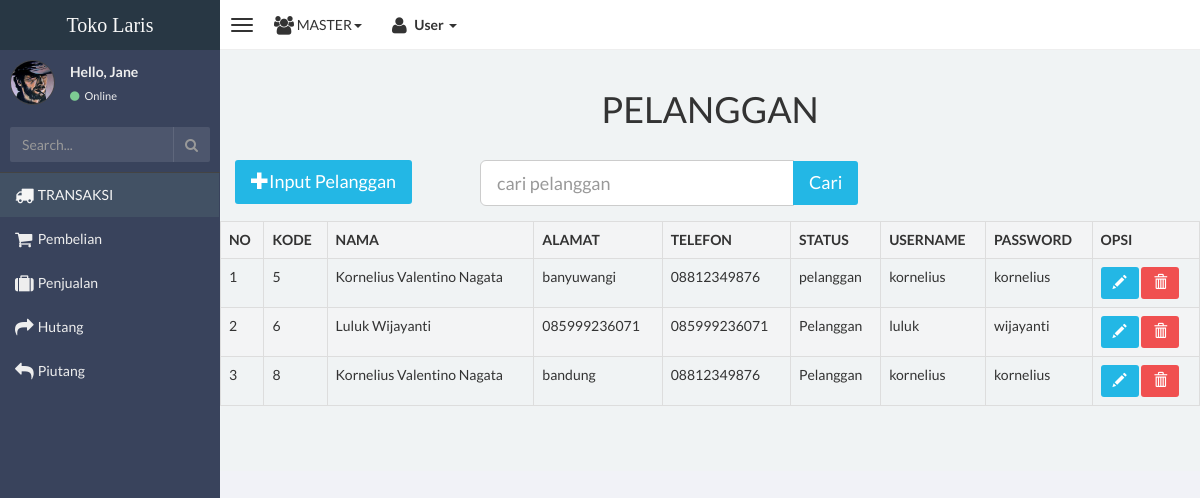
The app's page /master/pelanggan.php (signed in) with its own data.
### tables this page shows
CREATE TABLE `user` (
  `id_user` int(11) NOT NULL,
  `nama_pengguna` varchar(175) NOT NULL,
  `alamat` text NOT NULL,
  `telpon` varchar(20) NOT NULL,
  `level` varchar(20) NOT NULL,
  `username` varchar(175) NOT NULL,
  `password` varchar(200) NOT NULL
);

### master/pelanggan.php (the view, shortened to what this page needs)
<!DOCTYPE html>
<html>
<head>
    <link href="css/bootstrap.min.css" rel="stylesheet" type="text/css" />
    <link href="css/font-awesome.min.css" rel="stylesheet" type="text/css" />
    <link href="css/ionicons.min.css" rel="stylesheet" type="text/css" />
    <link href="css/morris/morris.css" rel="stylesheet" type="text/css" />
    <link href="css/jvectormap/jquery-jvectormap-1.2.2.css" rel="stylesheet" type="text/css" />
    <link href="css/datepicker/datepicker3.css" rel="stylesheet" type="text/css" />
    <link href="css/daterangepicker/daterangepicker-bs3.css" rel="stylesheet" type="text/css" />
    <link href="css/iCheck/all.css" rel="stylesheet" type="text/css" />
    <link href="css/style.css" rel="stylesheet" type="text/css" />
</head>
<body class="skin-black">
<?php include 'nav-bar.php'; ?>
<div class="wrapper row-offcanvas row-offcanvas-left">
    <aside class="left-side sidebar-offcanvas">
        <?php include 'side-bar.php'; ?>
    </aside>
                    <aside class="right-side">
                <section class="content">
                    <div class="row" style="margin-bottom:5px;">
                        <h1 align="center">PELANGGAN</h1>
    <div class="content">
            <div class="container-fluid">
                <div class="row">
                    <div class="col-md-3">
                        <a href="input-pelanggan.php" class="btn btn-lg btn-info"><i class="glyphicon glyphicon-plus"></i>Input Pelanggan</a>
                    </div>
                    <div class="col-md-5">
                        <form method="POST" action="search-pelanggan.php">
                        <div class="form-group">
                        <div class = "input-group">
                             <input type="text" class="form-control input-lg"" placeholder="cari pelanggan" name="golek">
                             <span class = "input-group-btn">
                                <input type="submit" name="cari" class= "btn btn-info btn-lg" value="Cari">
                             </span>
                        </div>
                       </form>
                    </div>
                </div><br><br>
                <table class="table table-striped table-bordered">
                    <form method="" action="">
                        <tr>
                            <th>NO</th>
                            <TH>KODE</TH>
                            <TH>NAMA</TH>
                            <TH>ALAMAT</TH>
                            <TH>TELEFON</TH>
                            <TH>STATUS</TH>
                            <TH>USERNAME</TH>
                            <TH>PASSWORD</TH>
                            <th>OPSI</th>
                        </tr>
                        <?php
                        include "koneksi.php";
                        $no=1;
                        $result=mysqli_query($link, "SELECT id_user, nama_pengguna, alamat, telpon, level, username, password FROM user WHERE level='pelanggan' ");
                        while ($row=mysqli_fetch_array($result)) {
                        ?>
                        <tr>
                            <td><?php echo $no++; ?></td>
                            <td><?php echo $row['id_user']; ?></td>
                            <td><?php echo $row['nama_pengguna']; ?></td>
                            <td><?php echo $row['alamat']; ?></td>
                            <td><?php echo $row['telpon']; ?></td>
                            <td><?php echo $row['level']; ?></td>
                            <td><?php echo $row['username']; ?></td>
                            <td><?php echo $row['password']; ?></td>
                            <td>
                                <a href="update-pelanggan.php?id=<?php echo $row['id_user'];?>" class="btn btn-info"><span class="glyphicon glyphicon-pencil"></span></a>
                                <a href="proses-deletepelanggan.php?id=<?php echo $row['id_user'];?>" class="btn btn-danger" onclick="return confirm ('Hapus <?php echo $row['nama_pengguna'];?> ?');"title="Hapus"><span class="glyphicon glyphicon-trash"></span></a>
                            </td>
                        </tr>
                        <?php } ?>
                    </form>
                </table>
    </div>
</div>
                    </div>
                </section>
                      </div>
</body>
</html>

### records on screen
user: id_user "5", nama_pengguna "Kornelius Valentino Nagata", alamat "banyuwangi", telpon "08812349876", level "pelanggan", username "kornelius", password "kornelius"
user: id_user "6", nama_pengguna "Luluk Wijayanti", alamat "085999236071", telpon "085999236071", level "Pelanggan", username "luluk", password "wijayanti"
user: id_user "8", nama_pengguna "Kornelius Valentino Nagata", alamat "bandung", telpon "08812349876", level "Pelanggan", username "kornelius", password "kornelius"
